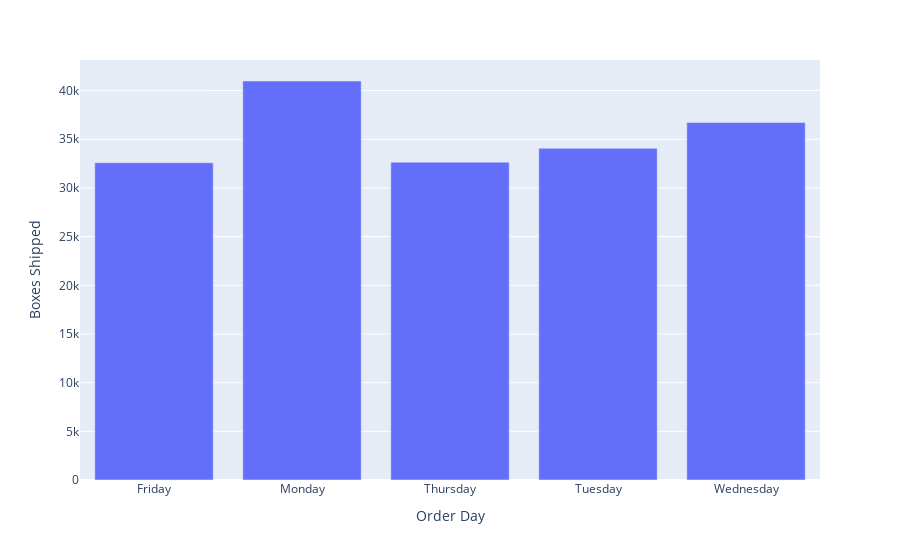

Notebook code for this chart:
### Code cell
box_shipped = df.groupby("Order Day")["Boxes Shipped"].sum().reset_index()
box_shipped.head()

fig2 = px.bar(box_shipped,x="Order Day",y="Boxes Shipped")
fig2.show()

### Figure 1 — Plotly figure (JSON) as saved in the notebook; plotly's stock layout.template omitted (floating-point values rounded to 4 significant figures)
{"data": [{"alignmentgroup": "True", "hovertemplate": "Order Day=%{x}<br>Boxes Shipped=%{y}<extra></extra>", "legendgroup": "", "marker": {"color": "#636efa", "pattern": {"shape": ""}}, "name": "", "offsetgroup": "", "orientation": "v", "showlegend": false, "textposition": "auto", "type": "bar", "x": ["Friday", "Monday", "Thursday", "Tuesday", "Wednesday"], "xaxis": "x", "y": [32589, 40987, 32643, 34068, 36720], "yaxis": "y"}], "layout": {"barmode": "relative", "legend": {"tracegroupgap": 0}, "margin": {"t": 60}, "xaxis": {"anchor": "y", "domain": [0, 1], "title": {"text": "Order Day"}}, "yaxis": {"anchor": "x", "domain": [0, 1], "title": {"text": "Boxes Shipped"}}}}
